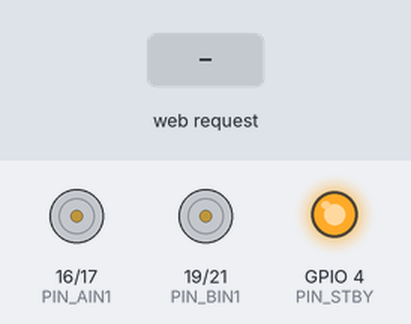
This sketch was run on a simulated ESP32. Shown: motor-driver pin pairs drawn as motors (green arrow = first pin HIGH = forward, orange = second pin HIGH = backward, longer = more drive, scaled by the enable pin, stopped while the standby pin is LOW), output pins drawn as LEDs (lit = HIGH). The inputs (shaded band) are chosen by the test bench. What the sketch prints to the serial monitor is not drawn.

Above: at 1.2 s.
1.3 s: HTTP request GET /drive?forward=1 received
At 1.6 s:
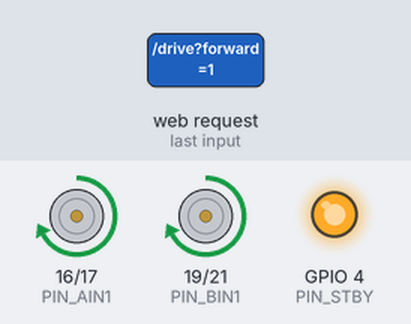
3.3 s: HTTP request GET /drive?turn=1 received
At 3.7 s:
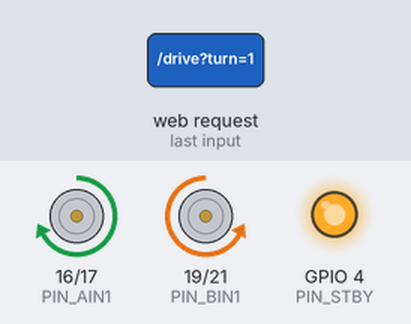
5.3 s: HTTP request GET /drive?forward=1&turn=1 received
At 5.7 s:
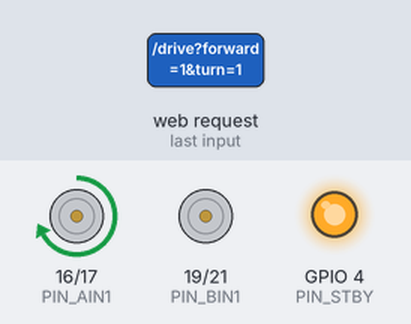
Timing chart, 0 to 8.3 s (numbered marks = the images above; inputs shaded):
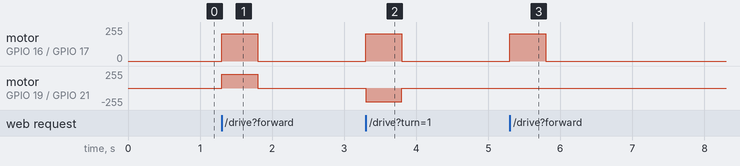

Measured:
- after the input at 1.3 s, motor on GPIO 16 (PIN_AIN1) / GPIO 17 (PIN_AIN2), motor on GPIO 19 (PIN_BIN1) / GPIO 21 (PIN_BIN2): stopped → forward 203/255 at once, → stopped 0.50 s later
- after the input at 3.3 s, motor on GPIO 16 (PIN_AIN1) / GPIO 17 (PIN_AIN2): stopped → forward 203/255 at once, → stopped 0.50 s later; motor on GPIO 19 (PIN_BIN1) / GPIO 21 (PIN_BIN2): stopped → backward 203/255 at once, → stopped 0.50 s later
- after the input at 5.3 s, motor on GPIO 16 (PIN_AIN1) / GPIO 17 (PIN_AIN2): stopped → forward 203/255 at once, → stopped 0.50 s later

The sketch:

eye_car_controller.ino
```cpp
// Eye-controlled car -- main ESP32 firmware.
//
// Raises its own Wi-Fi access point ("EyeCar") and a tiny HTTP server.
// GET /drive?forward=<-1..1>&turn=<-1..1> mixes the two into left/right
// motor speeds (same DriveCommand shape as ../../src/eye_control/logic.py
// and ../../web/js/logic.js) and drives a TB6612FNG dual motor driver.
//
// If no /drive request arrives for COMMAND_TIMEOUT_MS, motors stop --
// mirrors the "no face -> stop" safety fallback in the software versions.
//
// Board package: esp32 by Espressif, version 2.0.x (ledcSetup/ledcWrite
// API used below changed in 3.x). Board: "ESP32 Dev Module".
//
// See ../../README.md for wiring and the full build guide.

#include <WiFi.h>
#include <WebServer.h>

// ---------- Wi-Fi access point ----------

const char *AP_SSID = "EyeCar";
const char *AP_PASSWORD = "eyecar123"; // WPA2 requires 8+ chars

WebServer server(80);

// ---------- TB6612FNG pins (see hardware/README.md section 6) ----------

const int PIN_STBY = 4;
const int PIN_AIN1 = 16;
const int PIN_AIN2 = 17;
const int PIN_PWMA = 18; // left side
const int PIN_BIN1 = 19;
const int PIN_BIN2 = 21;
const int PIN_PWMB = 22; // right side

const int PWM_CHANNEL_A = 0;
const int PWM_CHANNEL_B = 1;
const int PWM_FREQ_HZ = 5000;
const int PWM_RESOLUTION_BITS = 8; // duty 0-255

// Caps max duty cycle so the (6V-rated) motors don't run flat-out on the
// 7.4V pack indefinitely -- see hardware/README.md section 2.3.
const int PWM_MAX_DUTY = 204; // ~80% of 255

// Flip these if a side spins backwards after wiring -- easier than
// re-soldering the motor leads.
const bool INVERT_LEFT = false;
const bool INVERT_RIGHT = false;

// ---------- safety timeout ----------

const unsigned long COMMAND_TIMEOUT_MS = 500;
unsigned long lastCommandMillis = 0;

// ---------- motor control ----------

// speed in [-1, 1]; positive drives the car forward on that side.
void driveSide(int pinIn1, int pinIn2, int pwmChannel, float speed, bool invert) {
  if (invert) speed = -speed;
  speed = constrain(speed, -1.0f, 1.0f);

  if (speed > 0.01f) {
    digitalWrite(pinIn1, HIGH);
    digitalWrite(pinIn2, LOW);
  } else if (speed < -0.01f) {
    digitalWrite(pinIn1, LOW);
    digitalWrite(pinIn2, HIGH);
  } else {
    digitalWrite(pinIn1, LOW);
    digitalWrite(pinIn2, LOW);
  }

  int duty = (int)(fabs(speed) * PWM_MAX_DUTY);
  ledcWrite(pwmChannel, duty);
}

void stopMotors() {
  driveSide(PIN_AIN1, PIN_AIN2, PWM_CHANNEL_A, 0.0f, INVERT_LEFT);
  driveSide(PIN_BIN1, PIN_BIN2, PWM_CHANNEL_B, 0.0f, INVERT_RIGHT);
}

// Same differential-drive mixing as a typical two-wheel DriveCommand:
// forward moves both sides together, turn spreads them apart.
void applyDriveCommand(float forward, float turn) {
  float left = forward + turn;
  float right = forward - turn;

  // re-normalize if mixing pushed either side past [-1, 1], so turning
  // hard doesn't just clip one side and silently lose the other's speed
  float maxMag = fmax(fabs(left), fabs(right));
  if (maxMag > 1.0f) {
    left /= maxMag;
    right /= maxMag;
  }

  driveSide(PIN_AIN1, PIN_AIN2, PWM_CHANNEL_A, left, INVERT_LEFT);
  driveSide(PIN_BIN1, PIN_BIN2, PWM_CHANNEL_B, right, INVERT_RIGHT);
}

// ---------- HTTP handlers ----------

void handleDrive() {
  float forward = server.hasArg("forward") ? server.arg("forward").toFloat() : 0.0f;
  float turn = server.hasArg("turn") ? server.arg("turn").toFloat() : 0.0f;

  forward = constrain(forward, -1.0f, 1.0f);
  turn = constrain(turn, -1.0f, 1.0f);

  applyDriveCommand(forward, turn);
  lastCommandMillis = millis();

  server.send(200, "text/plain", "ok");
}

void handleRoot() {
  String html = "<html><body style='font-family:sans-serif'>";
  html += "<h1>EyeCar</h1>";
  html += "<p>Status: alive</p>";
  html += "<p>Uptime: " + String(millis() / 1000) + "s</p>";
  html += "<p>Send commands to <code>/drive?forward=0..1&turn=-1..1</code></p>";
  html += "</body></html>";
  server.send(200, "text/html", html);
}

// ---------- setup / loop ----------

void setup() {
  Serial.begin(115200);

  pinMode(PIN_STBY, OUTPUT);
  pinMode(PIN_AIN1, OUTPUT);
  pinMode(PIN_AIN2, OUTPUT);
  pinMode(PIN_BIN1, OUTPUT);
  pinMode(PIN_BIN2, OUTPUT);

  ledcSetup(PWM_CHANNEL_A, PWM_FREQ_HZ, PWM_RESOLUTION_BITS);
  ledcAttachPin(PIN_PWMA, PWM_CHANNEL_A);
  ledcSetup(PWM_CHANNEL_B, PWM_FREQ_HZ, PWM_RESOLUTION_BITS);
  ledcAttachPin(PIN_PWMB, PWM_CHANNEL_B);

  digitalWrite(PIN_STBY, HIGH); // enable the driver
  stopMotors();

  WiFi.softAP(AP_SSID, AP_PASSWORD);
  Serial.print("AP started, IP: ");
  Serial.println(WiFi.softAPIP()); // normally 192.168.4.1

  server.on("/", handleRoot);
  server.on("/drive", handleDrive);
  server.begin();

  lastCommandMillis = millis();
}

void loop() {
  server.handleClient();

  if (millis() - lastCommandMillis > COMMAND_TIMEOUT_MS) {
    stopMotors();
  }
}
```
